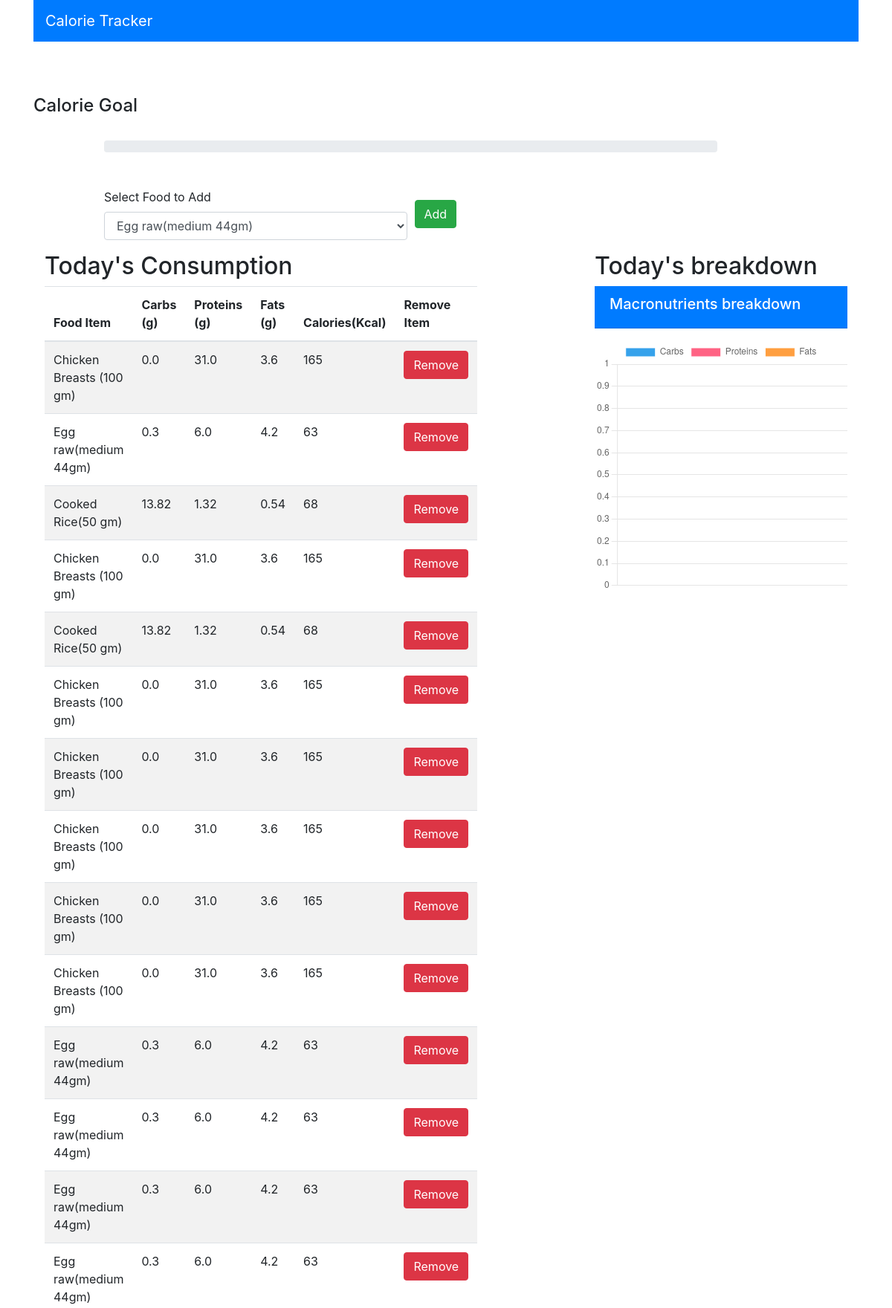
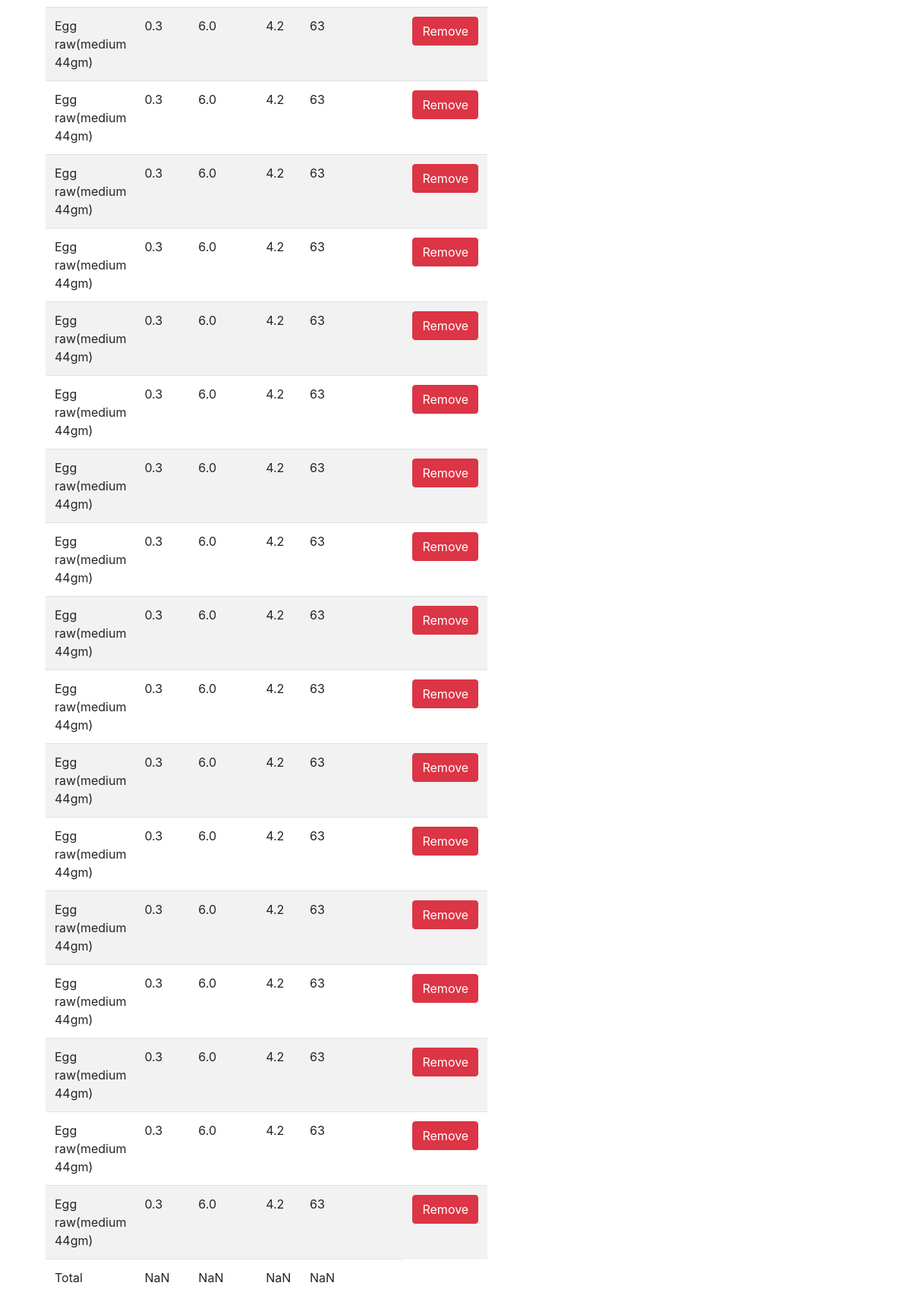
The app's page / (signed in) with its own data (2 pictures, top to bottom).
### myapp/models.py (models this page shows, shortened)
class Consume(models.Model):
    user = models.ForeignKey(User, on_delete=models.CASCADE)
    food_consumed = models.ForeignKey(Food, on_delete=models.CASCADE)

class Food(models.Model):
    name = models.CharField(max_length=200)
    carbs = models.FloatField()
    protein = models.FloatField()
    fat = models.FloatField()
    calories = models.IntegerField()

### myapp/views.py (the view)
# urls.py: path("", views.index, name="index"),
def index(request):
    if request.method == "POST":
        food_consumed_id = request.POST.get("food_consumed")
        consume = Food.objects.get(id=food_consumed_id)
        user = request.user
        consume_entry = Consume(user=user, food_consumed=consume)
        consume_entry.save()
        foods = Food.objects.all()
    else:
        foods = Food.objects.all()
    consumed_food = Consume.objects.filter(user=request.user)
    return render(request, "myapp/index.html", {"foods": foods,"consumed_food": consumed_food})

### myapp/templates/myapp/index.html (shortened to what this page needs)
<!DOCTYPE html>
<html lang="en">
<head>
    <link rel="stylesheet" href="https://cdn.jsdelivr.net/npm/bootstrap@4.0.0/dist/css/bootstrap.min.css"
>
        </head>
<body>
    <div class="container">
        <div class="row">
            <div class="col-md-12">
                <nav class="navbar navbar-dark bg-primary">
                    <span class="navbar-brand">Calorie Tracker</span>
                </nav>
            </div>
        </div>
        <br><br><br>
        <h4>Calorie Goal</h4>
        <br>
        <div class="row">
            <div class="col-md-9 offset-md-1">
                <div class="progress">
                </div>
                <br><br>
                <div class="row">
                    <div class="col-md-12">
                        <form method="POST">
                            <div class="form-row align-items-center">
                                <div class="form-group col-md-6">
                                    <label for="food_consumed">Select Food to Add</label>
                                    <select class="form-control" name="food_consumed" id="food_consumed">
                                        {% for food in foods %}
                                            <option value="{{ food.id }}">{{ food.name }}</option>
                                        {% endfor %}
                                    </select>
                                </div>
                                <div class="form-group col-md-2">
                                    <button class="btn btn-success" type="submit">Add</button>
                                </div>
                            </div>
                        </form>
                    </div>
                </div>
            </div>
        </div>
        <div class="container">
            <div class="row">
                <div class="col-md-6">
                    <h2>Today's Consumption</h2>
                    <table class="table table-striped" id="table" name="table">
                        <thead>
                            <tr>
                                <th>Food Item</th>
                                <th>Carbs (g)</th>
                                <th>Proteins (g)</th>
                                <th>Fats (g)</th>
                                <th>Calories(Kcal)</th>
                                <th> Remove Item </th>
                            </tr>
                        </thead>
                        <tbody>
                            {% for c in consumed_food %}
                                <tr>
                                    <td>{{ c.food_consumed.name }}</td>
                                    <td>{{ c.food_consumed.carbs }}</td>
                                    <td>{{ c.food_consumed.protein }}</td>
                                    <td>{{ c.food_consumed.fat }}</td>
                                    <td>{{ c.food_consumed.calories }}</td>
                                    <td><a class="btn btn-danger" href="{% url 'delete' c.id %}">Remove</a></td>
                                </tr>
                            {% endfor %}
                        </tbody>
                    </table>
                </div>
                <div class="col-md-4 offset-2">
                    <div class="">
                    <h2>Today's breakdown</h2>
                </div>
                <div class="card-header text-white bg-primary mb-3">
                    <h5>Macronutrients breakdown</h5>
                </div>
                     <canvas id="myChart" width="400" height="400"></canvas>
                </div>
            </div>
        </div>
        </div>
    <script>
        var table = document.getElementById("table");
        var total_carbs = 0;
        var total_proteins = 0;
        var total_fats = 0;
        var total_calories = 0;
        // Loop through table rows to calculate totals
        for (var i = 1, row; row = table.rows[i]; i++) {
            total_carbs += parseFloat(row.cells[1].innerHTML);
            total_proteins += parseFloat(row.cells[2].innerHTML);
            total_fats += parseFloat(row.cells[3].innerHTML);
            total_calories += parseInt(row.cells[4].innerHTML);
        }
        // Round total values
        total_carbs = Math.round(total_carbs);
        total_proteins = Math.round(total_proteins);
        total_fats = Math.round(total_fats);
        total_calories = Math.round(total_calories);
        // Add a row for displaying totals
        var row = table.insertRow(-1);
        var cell1 = row.insertCell(0);
        cell1.innerHTML = "Total";
        var cell2 = row.insertCell(1);
        cell2.innerHTML = total_carbs;
        var cell3 = row.insertCell(2);
        cell3.innerHTML = total_proteins;
        var cell4 = row.insertCell(3);
        cell4.innerHTML = total_fats;
        var cell5 = row.insertCell(4);
        cell5.innerHTML = total_calories;
        // Calculate and set the progress bar width
        var calPer = (total_calories / 2000) * 100;
        document.getElementsByClassName("progress-bar")[0].setAttribute("style", "width:" + calPer + "%");
    var total = total_carbs + total_proteins + total_fats;
    var carbsPer = Math.round((total_carbs / total) * 100);
    var proteinsPer = Math.round((total_proteins / total) * 100);
    var fatsPer = Math.round((total_fats / total) * 100);
            const ctx = document.getElementById('myChart');
            new Chart(ctx, {
              type: 'doughnut',
              data: {
                labels: ['Carbs', 'Proteins','Fats'],
                datasets: [{
                  label: '# of Votes',
                  data: [total_carbs, total_proteins, total_fats],
                  borderWidth: 1
                }]
              },
              options: {
                scales: {
                  y: {
                    beginAtZero: true
                  }
                }
              }
            });
    </script>
</body>
</html>

### records on screen
Consume: food_consumed.name "Chicken Breasts (100 gm)", food_consumed.carbs "0.0", food_consumed.protein "31.0", food_consumed.fat "3.6", food_consumed.calories "165"
Consume: food_consumed.name "Egg raw(medium 44gm)", food_consumed.carbs "0.3", food_consumed.protein "6.0", food_consumed.fat "4.2", food_consumed.calories "63"
Consume: food_consumed.name "Cooked Rice(50 gm)", food_consumed.carbs "13.82", food_consumed.protein "1.32", food_consumed.fat "0.54", food_consumed.calories "68"
Consume: food_consumed.name "Chicken Breasts (100 gm)", food_consumed.carbs "0.0", food_consumed.protein "31.0", food_consumed.fat "3.6", food_consumed.calories "165"
Consume: food_consumed.name "Cooked Rice(50 gm)", food_consumed.carbs "13.82", food_consumed.protein "1.32", food_consumed.fat "0.54", food_consumed.calories "68"
Consume: food_consumed.name "Chicken Breasts (100 gm)", food_consumed.carbs "0.0", food_consumed.protein "31.0", food_consumed.fat "3.6", food_consumed.calories "165"
Consume: food_consumed.name "Chicken Breasts (100 gm)", food_consumed.carbs "0.0", food_consumed.protein "31.0", food_consumed.fat "3.6", food_consumed.calories "165"
Consume: food_consumed.name "Chicken Breasts (100 gm)", food_consumed.carbs "0.0", food_consumed.protein "31.0", food_consumed.fat "3.6", food_consumed.calories "165"
Consume: food_consumed.name "Chicken Breasts (100 gm)", food_consumed.carbs "0.0", food_consumed.protein "31.0", food_consumed.fat "3.6", food_consumed.calories "165"
Consume: food_consumed.name "Chicken Breasts (100 gm)", food_consumed.carbs "0.0", food_consumed.protein "31.0", food_consumed.fat "3.6", food_consumed.calories "165"
Consume: food_consumed.name "Egg raw(medium 44gm)", food_consumed.carbs "0.3", food_consumed.protein "6.0", food_consumed.fat "4.2", food_consumed.calories "63"
Consume: food_consumed.name "Egg raw(medium 44gm)", food_consumed.carbs "0.3", food_consumed.protein "6.0", food_consumed.fat "4.2", food_consumed.calories "63"
Consume: food_consumed.name "Egg raw(medium 44gm)", food_consumed.carbs "0.3", food_consumed.protein "6.0", food_consumed.fat "4.2", food_consumed.calories "63"
Consume: food_consumed.name "Egg raw(medium 44gm)", food_consumed.carbs "0.3", food_consumed.protein "6.0", food_consumed.fat "4.2", food_consumed.calories "63"
Consume: food_consumed.name "Egg raw(medium 44gm)", food_consumed.carbs "0.3", food_consumed.protein "6.0", food_consumed.fat "4.2", food_consumed.calories "63"
Consume: food_consumed.name "Egg raw(medium 44gm)", food_consumed.carbs "0.3", food_consumed.protein "6.0", food_consumed.fat "4.2", food_consumed.calories "63"
Consume: food_consumed.name "Egg raw(medium 44gm)", food_consumed.carbs "0.3", food_consumed.protein "6.0", food_consumed.fat "4.2", food_consumed.calories "63"
Consume: food_consumed.name "Egg raw(medium 44gm)", food_consumed.carbs "0.3", food_consumed.protein "6.0", food_consumed.fat "4.2", food_consumed.calories "63"
Consume: food_consumed.name "Egg raw(medium 44gm)", food_consumed.carbs "0.3", food_consumed.protein "6.0", food_consumed.fat "4.2", food_consumed.calories "63"
Consume: food_consumed.name "Egg raw(medium 44gm)", food_consumed.carbs "0.3", food_consumed.protein "6.0", food_consumed.fat "4.2", food_consumed.calories "63"
Consume: food_consumed.name "Egg raw(medium 44gm)", food_consumed.carbs "0.3", food_consumed.protein "6.0", food_consumed.fat "4.2", food_consumed.calories "63"
Consume: food_consumed.name "Egg raw(medium 44gm)", food_consumed.carbs "0.3", food_consumed.protein "6.0", food_consumed.fat "4.2", food_consumed.calories "63"
Consume: food_consumed.name "Egg raw(medium 44gm)", food_consumed.carbs "0.3", food_consumed.protein "6.0", food_consumed.fat "4.2", food_consumed.calories "63"
Consume: food_consumed.name "Egg raw(medium 44gm)", food_consumed.carbs "0.3", food_consumed.protein "6.0", food_consumed.fat "4.2", food_consumed.calories "63"
Consume: food_consumed.name "Egg raw(medium 44gm)", food_consumed.carbs "0.3", food_consumed.protein "6.0", food_consumed.fat "4.2", food_consumed.calories "63"
Consume: food_consumed.name "Egg raw(medium 44gm)", food_consumed.carbs "0.3", food_consumed.protein "6.0", food_consumed.fat "4.2", food_consumed.calories "63"
Consume: food_consumed.name "Egg raw(medium 44gm)", food_consumed.carbs "0.3", food_consumed.protein "6.0", food_consumed.fat "4.2", food_consumed.calories "63"
Consume: food_consumed.name "Egg raw(medium 44gm)", food_consumed.carbs "0.3", food_consumed.protein "6.0", food_consumed.fat "4.2", food_consumed.calories "63"
Consume: food_consumed.name "Egg raw(medium 44gm)", food_consumed.carbs "0.3", food_consumed.protein "6.0", food_consumed.fat "4.2", food_consumed.calories "63"
Consume: food_consumed.name "Egg raw(medium 44gm)", food_consumed.carbs "0.3", food_consumed.protein "6.0", food_consumed.fat "4.2", food_consumed.calories "63"
Consume: food_consumed.name "Egg raw(medium 44gm)", food_consumed.carbs "0.3", food_consumed.protein "6.0", food_consumed.fat "4.2", food_consumed.calories "63"

### other values on screen
form field food_consumed "Egg raw(medium 44gm)"
